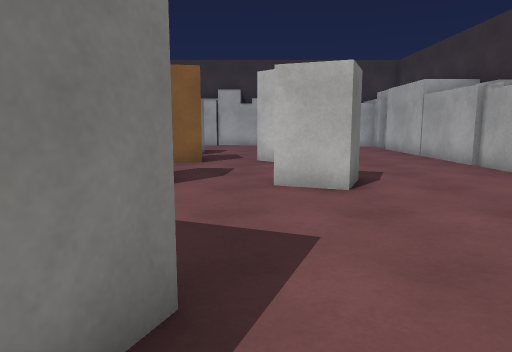
view 1 (above)

22 first-person views from a walk through a Unity game level. The camera is 1.2 m above the floor, tilts 8° down and sees 70° across. The floor is counted in squares, 1 m on a side. Each view is taken from the middle of a square. On the plan, view 1 faces up. The plan holds only what a view shows up to about 15 squares ahead; the rest is blank. The place goes on beyond the plan. The player character is not drawn. Surface patterns are stand-ins for the level's own textures.

view 2
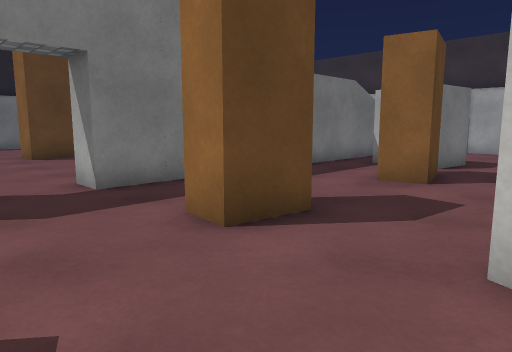

view 3
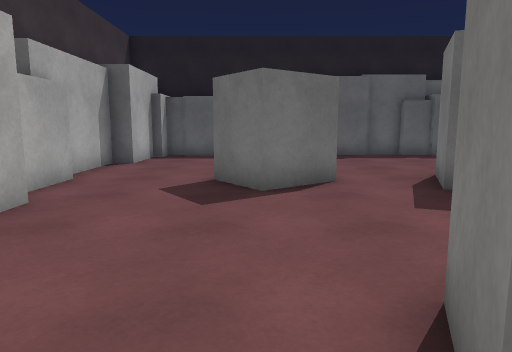

view 4
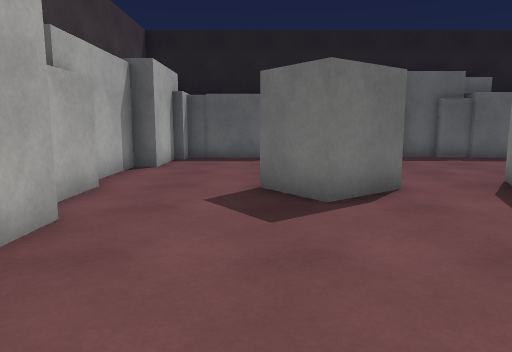

view 5
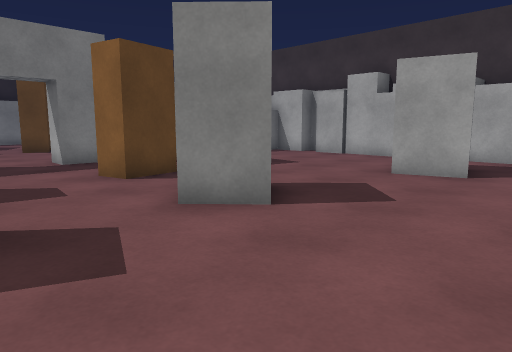

view 6
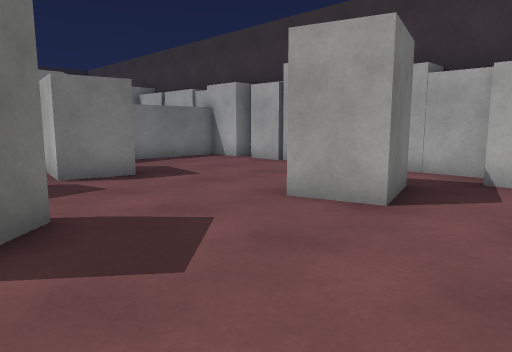

view 7
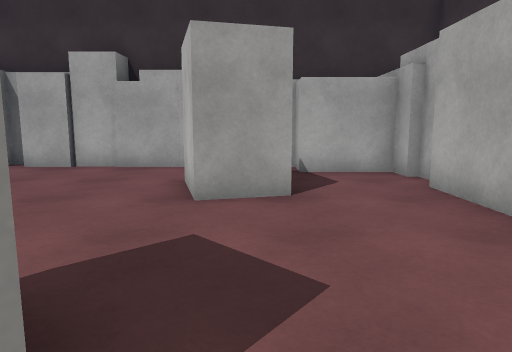

view 8
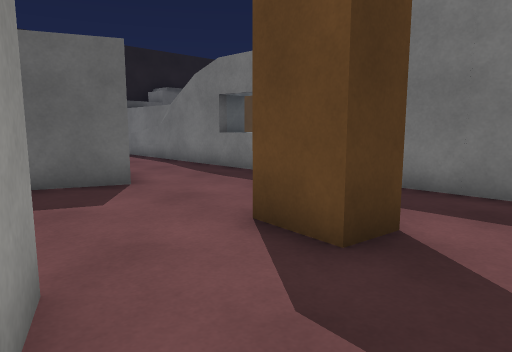

view 9
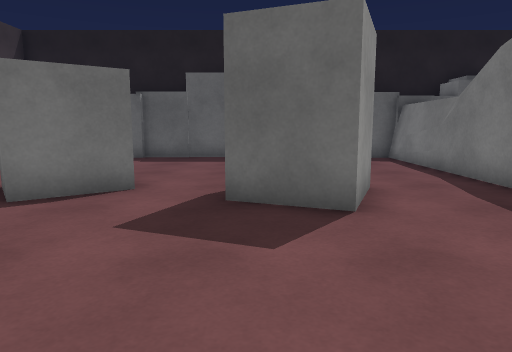

view 10
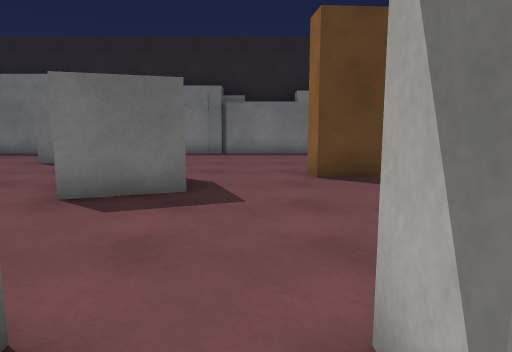

view 11
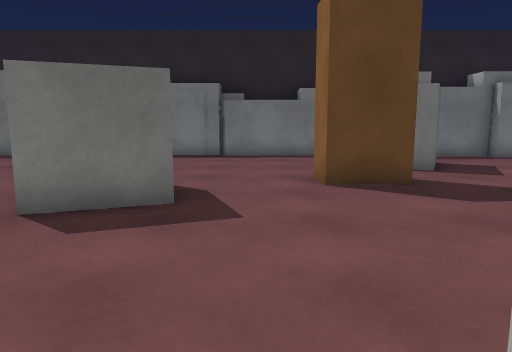

view 12
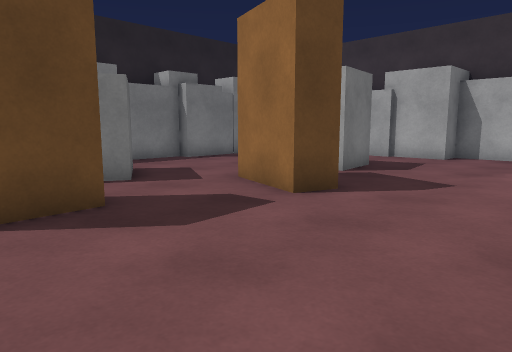

view 13
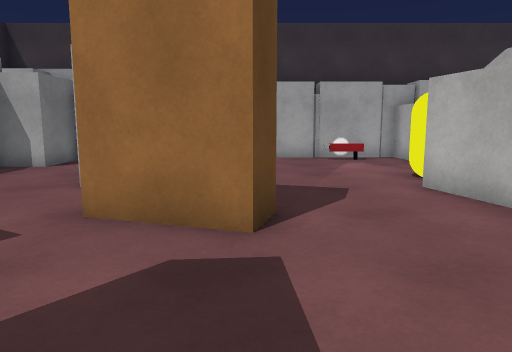

view 14
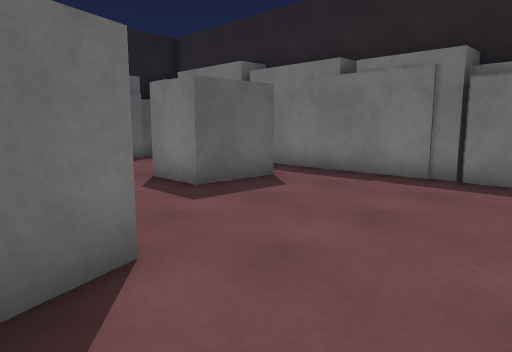

view 15
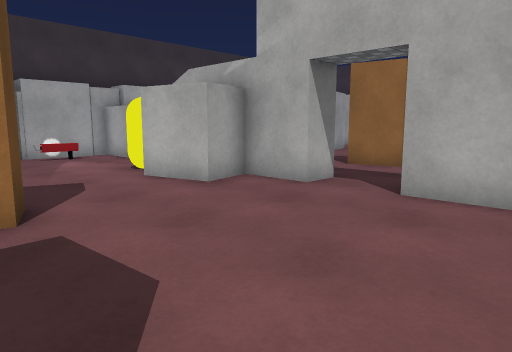

view 16
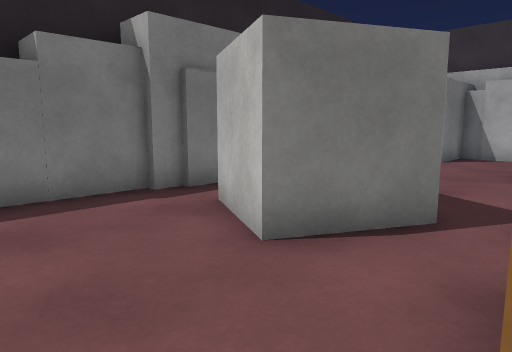

view 17
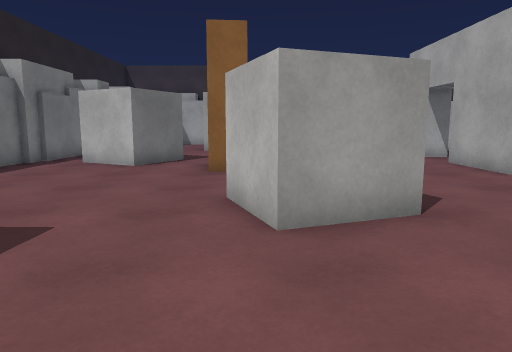

view 18
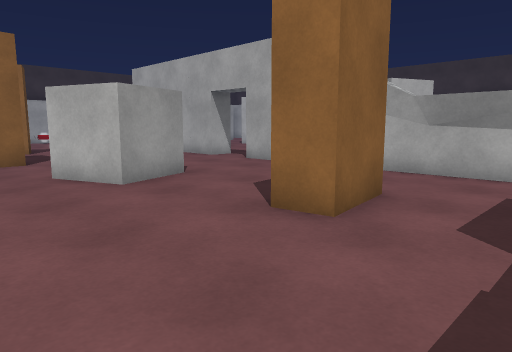

view 19
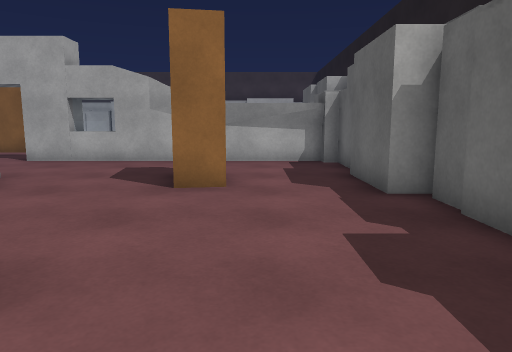

view 20
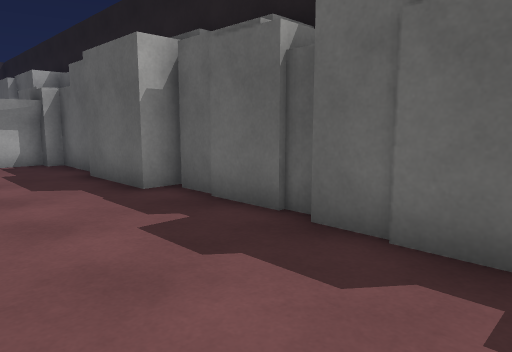

view 21
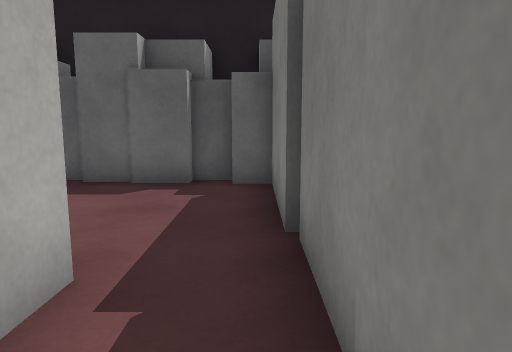

view 22
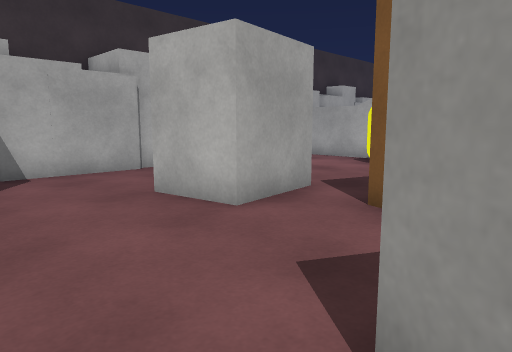

### Floor plan
Key: @ floor where view 1 was taken; # wall or solid block; . floor; = window, fence, low wall or low ledge; R rifle; C yellow capsule.
Columns run from 21 left of view 1 to 8 right of it. Each row starts with its distance up from view 1.
 22          ###### ##########
 21       ####..RR###........#
 20    ####.......##.........####
 19   ##..........##.......##...#
 18   ............##.......##...#
 17  #....###....C #.......##...#
 16  #....###....C #. #.........#
 15  #....###....###.##.........#
 14  #...........###............#
 13  #.....###...###..##..#.....#
 12  #......##....##..##..##....#
 11  #.###......................#
 10  #.###......................#
  9  #.###. #.....##............#
  8  #.....##.....##..##..##....
  7  #............##..##..##...
  6  #..........................
  5 ##..........................
  4 #.......###...# ............#
  3 #.......###...#=...#........#
  2 #.......##....==..###..##...#
  1 #..###........##..###..##...##
  0 #..###........##.. ..@.  ....#
 -1 #..##.....  ..##.. ..... ....#
 -2 ##.......###..##........ ....#
 -3  #............##............##
 -4  #............##............#
 -5  #.......##...####.......##.#
 -6  ##############  ############

Where each view was taken, in squares from view 1:
view 1: 0 up, 0 right, facing up
view 2: 4 up, 1 right, facing up-left
view 3: 9 up, 3 right, facing down
view 4: 8 up, 4 right, facing down
view 5: 8 up, 6 right, facing up-left
view 6: 12 up, 6 right, facing up-left
view 7: 11 up, 3 right, facing up
view 8: 10 up, 1 right, facing down-left
view 9: 8 up, 1 left, facing down
view 10: 6 up, 5 left, facing left
view 11: 6 up, 6 left, facing left
view 12: 7 up, 8 left, facing up-left
view 13: 8 up, 12 left, facing up
view 14: 7 up, 12 left, facing down-left
view 15: 7 up, 13 left, facing up-right
view 16: 6 up, 14 left, facing up-left
view 17: 2 down, 13 left, facing up
view 18: 5 down, 16 left, facing up-right
view 19: 3 down, 19 left, facing right
view 20: 2 down, 19 left, facing down-right
view 21: 2 up, 20 left, facing down
view 22: 11 up, 19 left, facing up-right
